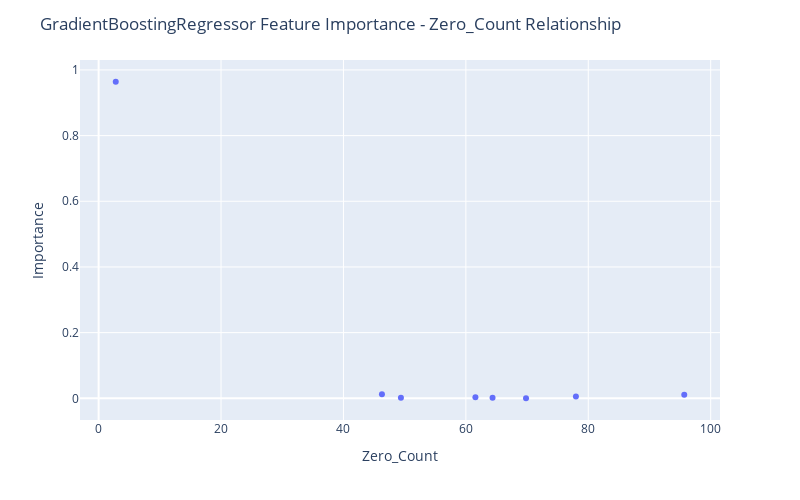

The cell this chart's notebook holds for it:
### Code cell
fig = px.scatter(df_merged[~df_merged["Feature Name"].str.contains("Output")], x="Zero_Count", y="Importance",
                hover_data=["Feature Name"])

fig.update_layout(
    autosize=False,
    width=800,
    height=500,
    title_text=f"GradientBoostingRegressor Feature Importance - Zero_Count Relationship",
)

fig.show()

### Figure 1 — Plotly figure (JSON) as saved in the notebook; plotly's stock layout.template omitted (floating-point values rounded to 4 significant figures)
{"data": [{"customdata": [["Input_Plant annual N2O emissions (lbs)"], ["Input_Plant annual CO2 emissions (tons)"], ["Input_Plant annual CH4 emissions (lbs)"], ["Input_Plant total annual heat input (MMBtu)"], ["Input_Plant annual SO2 emissions (tons)"], ["Input_Plant nameplate capacity (MW)"], ["Input_Plant annual NOx emissions (tons)"], ["Input_Number of generators"]], "hovertemplate": "Zero_Count=%{x}<br>Importance=%{y}<br>Feature Name=%{customdata[0]}<extra></extra>", "legendgroup": "", "marker": {"color": "#636efa", "symbol": "circle"}, "mode": "markers", "name": "", "orientation": "v", "showlegend": false, "type": "scatter", "x": [2.8, 46.29, 95.68, 77.98, 61.56, 64.36, 49.39, 69.83], "xaxis": "x", "y": [0.964, 0.0123, 0.01107, 0.005479, 0.002935, 0.00204, 0.002036, 0.0001676], "yaxis": "y"}], "layout": {"autosize": false, "height": 500, "legend": {"tracegroupgap": 0}, "margin": {"t": 60}, "title": {"text": "GradientBoostingRegressor Feature Importance - Zero_Count Relationship"}, "width": 800, "xaxis": {"anchor": "y", "autorange": true, "domain": [0, 1], "range": [-3.041, 101.5], "title": {"text": "Zero_Count"}, "type": "linear"}, "yaxis": {"anchor": "x", "autorange": true, "domain": [0, 1], "range": [-0.06607, 1.03], "title": {"text": "Importance"}, "type": "linear"}}}
